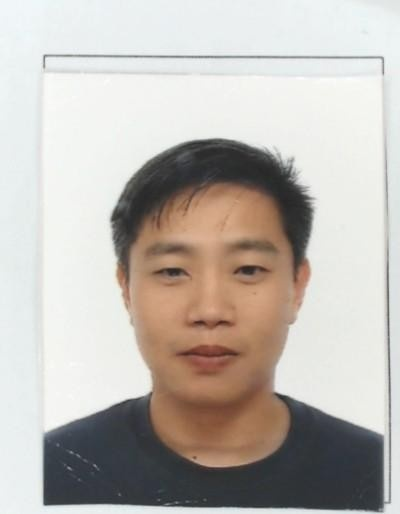
#> input picture app/img.jpg, 400 x 514 px
$ python hough_lines.py
#> lines starting #> are read from the running program, lines starting #| are printed output that depends on the picture
import sys
import math
import cv2 as cv
import numpy as np

def main(argv):

    default_file = '../app/img.jpg'
    # default_file = '../app/all_border_dataset_2000/Img_000001.jpg'
    filename = argv[0] if len(argv) > 0 else default_file
    # Loads an image
    src = cv.imread(filename, cv.IMREAD_GRAYSCALE)
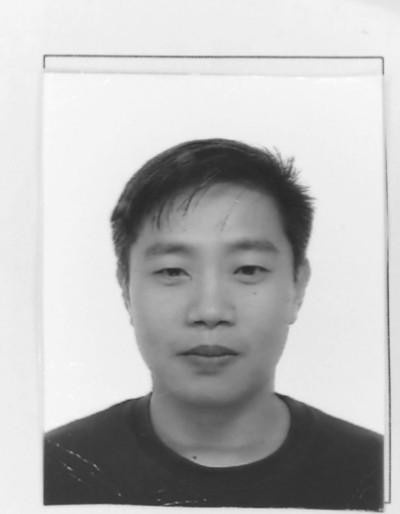
#> src: shape (514, 400); min 38, max 253, mean 185.3
    # Check if image is loaded fine
    if src is None:
        print ('Error opening image!')
        print ('Usage: hough_lines.py [image_name -- default ' + default_file + '] \n')
        return -1


    # dst = cv.Canny(src, 50, 200, None, 3)

    # Copy edges to the images that will display the results in BGR
    cdst = cv.cvtColor(src, cv.COLOR_GRAY2BGR)
    # cdstP = np.copy(cdst)

    # vertical lines
    vert_lines = cv.HoughLines(src, rho=1, theta=np.pi/90, threshold=200, min_theta=0, max_theta=np.pi/45)
#> vert_lines = 177 rows, first 8: [44, 0.0698], [47, 0.0698], [64, 0.0698], [67, 0.0698], [84, 0.0698], [104, 0.0698], [110, 0.0698], [124, 0.0698]

    # horizontal lines
    hor_lines = cv.HoughLines(src, rho=1, theta=np.pi/90, threshold=200, min_theta=np.pi/2-np.pi/90, max_theta=np.pi/2+np.pi/90)
#> hor_lines = 194 rows, first 8: [39, 1.54], [60, 1.54], [81, 1.54], [96, 1.54], [117, 1.54], [138, 1.54], [154, 1.54], [195, 1.54]

    print(vert_lines.shape)
#| (177, 1, 2)
    print(hor_lines.shape)
#| (194, 1, 2)

    strong_lines_vert = np.zeros([4,1,2])
    strong_lines_hor = np.zeros([4,1,2])

    j = 0
    for i in range(len(vert_lines)):
        for rho,theta in vert_lines[i]:
            if i == 0:
                strong_lines_vert[j] = vert_lines[i]
                j += 1
            else:
                if rho < 0:
                    rho*=-1
                    theta-=np.pi
                closeness_rho = np.isclose(rho, strong_lines_vert[0:j,0,0],atol = 10)
                closeness_theta = np.isclose(theta,strong_lines_vert[0:j,0,1],atol = np.pi/36)
                closeness = np.all([closeness_rho,closeness_theta],axis=0)
                if not any(closeness) and j < 4:
                    strong_lines_vert[j] = vert_lines[i]
                    j += 1
#> after the loop, j = 4; rho = 0; strong_lines_vert = [[44, 0.0698], [64, 0.0698], [84, 0.0698], [104, 0.0698]]; theta = 0

    j = 0
    for i in range(len(hor_lines)):
        for rho,theta in hor_lines[i]:
            if i == 0:
                strong_lines_hor[j] = hor_lines[i]
                j += 1
            else:
                if rho < 0:
                    rho*=-1
                    theta-=np.pi
                closeness_rho = np.isclose(rho, strong_lines_hor[0:j,0,0],atol = 10)
                closeness_theta = np.isclose(theta,strong_lines_hor[0:j,0,1],atol = np.pi/36)
                closeness = np.all([closeness_rho,closeness_theta],axis=0)
                if not any(closeness) and j < 4:
                    strong_lines_hor[j] = hor_lines[i]
                    j += 1
#> after the loop, j = 4; rho = 0; strong_lines_hor = [[39, 1.54], [60, 1.54], [81, 1.54], [96, 1.54]]; theta = 1.57

    lines = np.concatenate((strong_lines_vert, strong_lines_hor))
#> lines = [[44, 0.0698], [64, 0.0698], [84, 0.0698], [104, 0.0698], [39, 1.54], [60, 1.54], [81, 1.54], [96, 1.54]]

    if lines is not None:
        print(len(lines))
#| 8
        for i in range(0, len(lines)):
            rho = lines[i][0][0]
            theta = lines[i][0][1]
            a = math.cos(theta)
            b = math.sin(theta)
            x0 = a * rho
            y0 = b * rho
            pt1 = (int(x0 + 1000*(-b)), int(y0 + 1000*(a)))
            pt2 = (int(x0 - 1000*(-b)), int(y0 - 1000*(a)))
            cv.line(cdst, pt1, pt2, (0,0,255), 3, cv.LINE_AA)
#> this loop made 8 passes
#> (rho, theta, a, b, x0, y0, pt1, pt2) on passes 1 to 8: (44, 0.0698, 0.998, 0.0698, 43.89, 3.07, (-25, 1000), (113, -994)), (64, 0.0698, 0.998, 0.0698, 63.84, 4.46, (-5, 1002), (133, -993)), (84, 0.0698, 0.998, 0.0698, 83.8, 5.86, (14, 1003), (153, -991)), (104, 0.0698, 0.998, 0.0698, 103.7, 7.25, (33, 1004), (173, -990)), (39, 1.54, 0.0349, 0.999, 1.36, 38.98, (-998, 73), (1000, 4)), (60, 1.54, 0.0349, 0.999, 2.09, 59.96, (-997, 94), (1001, 25)), (81, 1.54, 0.0349, 0.999, 2.83, 80.95, (-996, 115), (1002, 46)), (96, 1.54, 0.0349, 0.999, 3.35, 95.94, (-996, 130), (1002, 61))
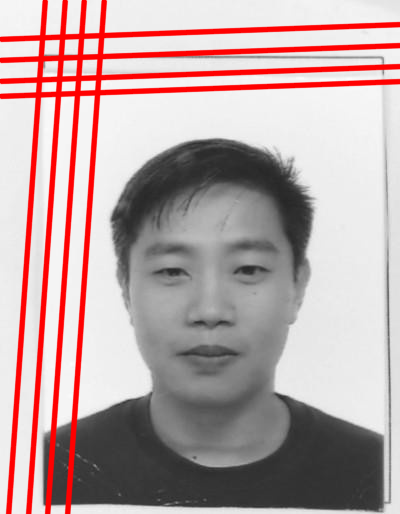
#> cdst: shape (514, 400, 3); mean B, G, R 163.7, 163.7, 187.6


    # [6 lines of commented-out code are left out]

    cv.imwrite("Source.jpg", src)
    cv.imwrite("Detected Lines (in red) - Standard Hough Line Transform.jpg", cdst)
    # cv.imwrite("Detected Lines (in red) - Probabilistic Line Transform.jpg", cdstP)

if __name__ == "__main__":
    main(sys.argv[1:])
